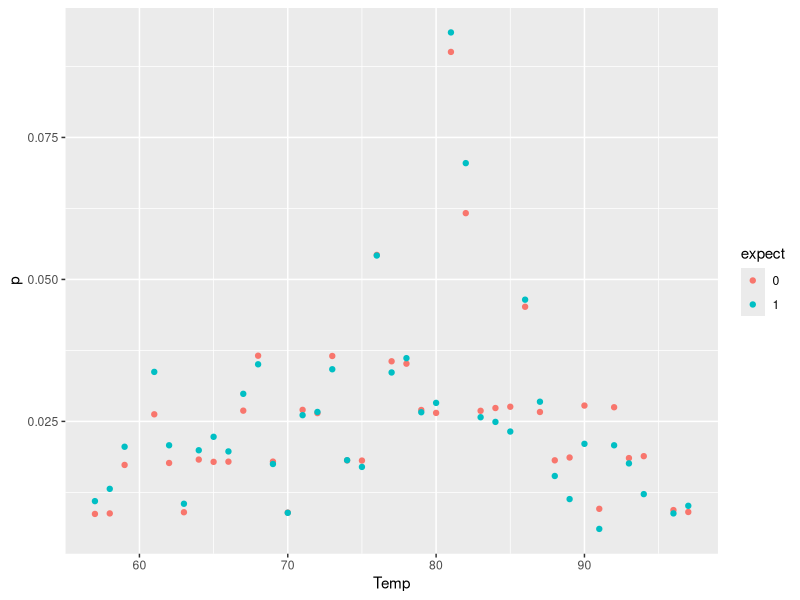
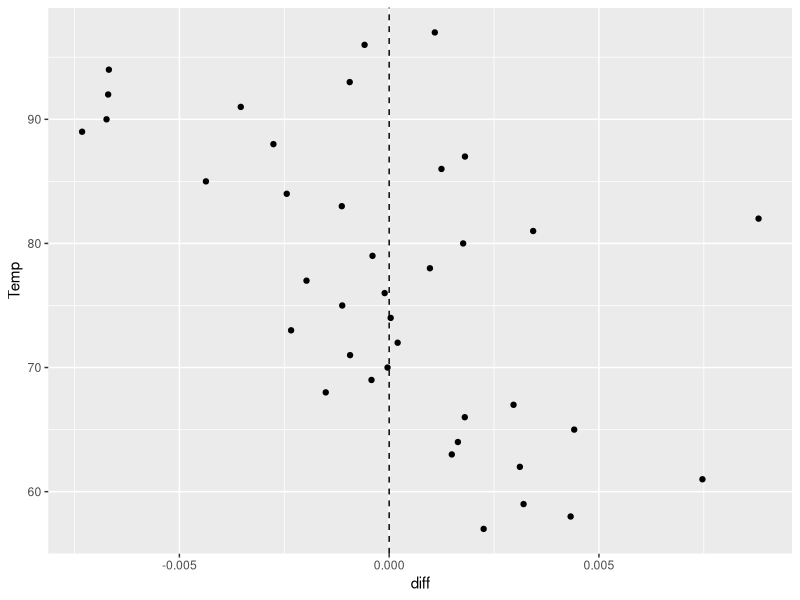
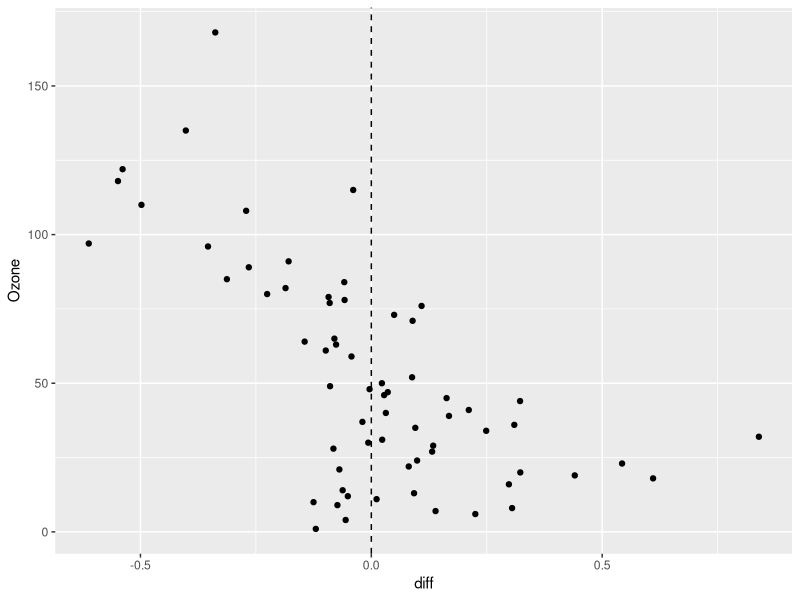
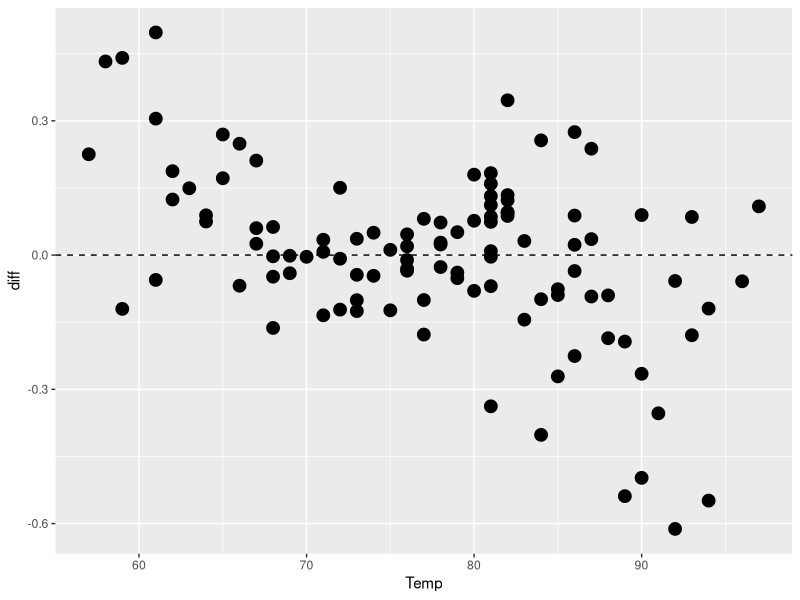
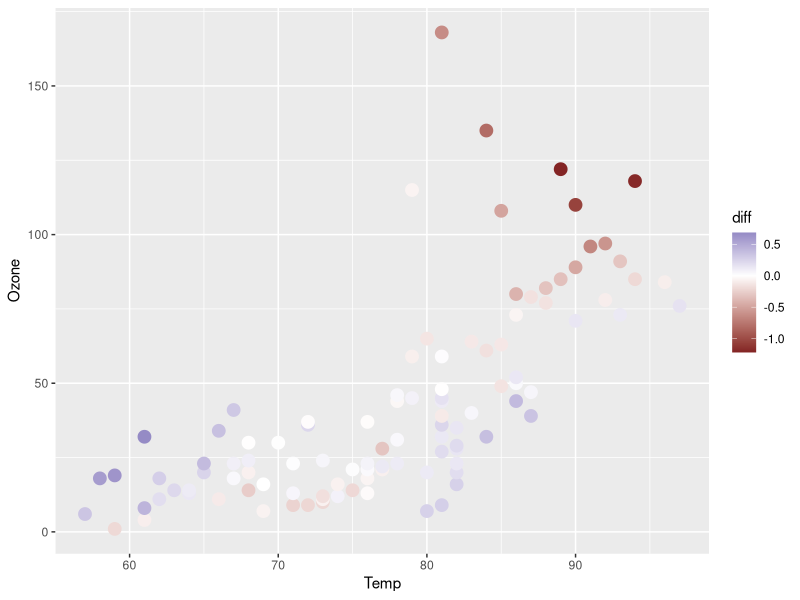
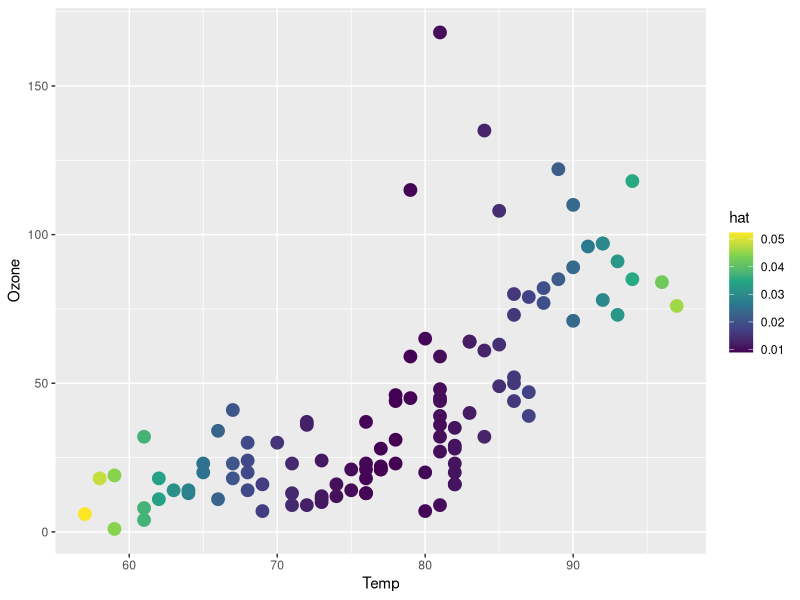

R code for these plots, in order:
## How do you summarize a dataset?

library(MASS)
library(tidyverse)
library(broom)

dat <- airquality |>
    filter(if_all(everything(), ~ !is.na(.x))) |>
    as_tibble()

r <- replicate(2000, {
    d <- dat |>
        sample_frac(size = 1, replace = TRUE)
    fit <- lm(Ozone ~ Temp, data = d)
    b <- coef(fit)[2]
    tibble(dataset = list(d), coef = b)
}, simplify = FALSE)

rr <- r |>
    bind_rows(.id = "id") |>
    mutate(expect = ifelse(coef < 2.2, 1, 0))
rr |>
    count(expect)

rr |>
    unnest(dataset) |>
    count(expect, Temp) |>
    group_by(expect) |>
    mutate(p = n / sum(n)) |>
    arrange(Temp) |>
    mutate(expect = factor(expect)) |>
    ggplot(aes(Temp, p)) +
    geom_point(aes(color = expect))

rr |>
    unnest(dataset) |>
    count(expect, Temp) |>
    group_by(expect) |>
    mutate(p = n / sum(n)) |>
    arrange(Temp) |>
    select(-n) |>
    pivot_wider(names_from = "expect", values_from = "p") |>
    mutate(diff = `1` - `0`) |>
    ggplot(aes(Temp, diff)) +
    geom_point() +
    geom_hline(yintercept = 0, lty = 2) +
    coord_flip()

rr |>
    unnest(dataset) |>
    count(expect, Ozone) |>
    group_by(expect) |>
    mutate(p = 100 * n / sum(n)) |>
    arrange(Ozone) |>
    select(-n) |>
    pivot_wider(names_from = "expect", values_from = "p") |>
    mutate(diff = `1` - `0`) |>
    ggplot(aes(Ozone, diff)) +
    geom_point() +
    geom_hline(yintercept = 0, lty = 2) +
    coord_flip()

rr |>
    unnest(dataset) |>
    count(expect, Temp, Ozone) |>
    group_by(expect) |>
    mutate(p = 100 * n / sum(n)) |>
    arrange(Ozone, Temp) |>
    select(-n) |>
    pivot_wider(names_from = "expect", values_from = "p") |>
    mutate(diff = `1` - `0`) |>
    ggplot(aes(Temp, diff)) +
    geom_point(size = 4) +
    geom_hline(yintercept = 0, lty = 2)

rr |>
    unnest(dataset) |>
    count(expect, Temp, Ozone) |>
    group_by(expect) |>
    mutate(p = 100 * n / sum(n)) |>
    arrange(Ozone, Temp) |>
    select(-n) |>
    pivot_wider(names_from = "expect", values_from = "p") |>
    mutate(diff = log2(`1`/ `0`)) |>
    ggplot(aes(Temp, Ozone)) +
    geom_point(aes(color = diff),
               size = 4) +
    scale_color_gradient2()


fit <- lm(Ozone ~ Temp, data = dat)
dat$hat <- hatvalues(fit)
dat |>
    ggplot(aes(Temp, Ozone)) +
    geom_point(aes(color = hat), size = 4) +
    scale_color_continuous(type = "viridis")


###############################################